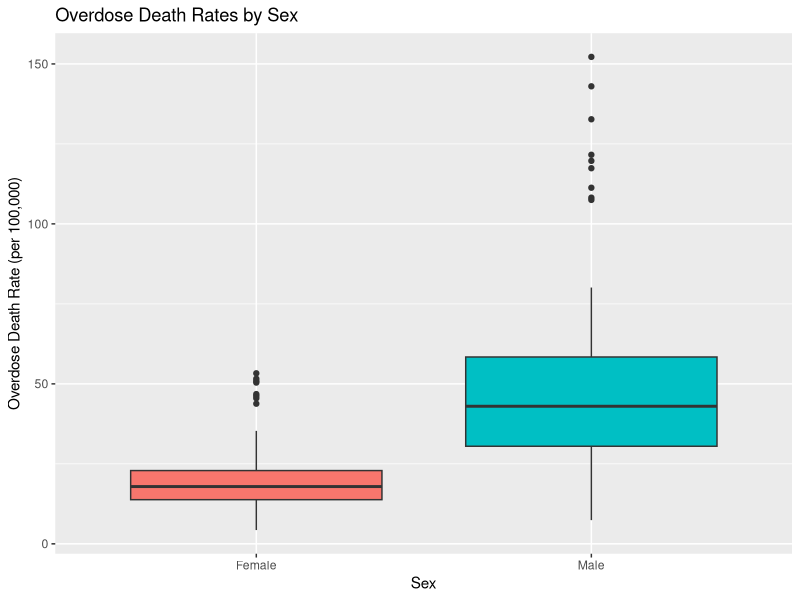

Write the R code that produced this figure.
## ---- chunk 1

# load packages used

library(readxl)
library(tidyverse)
library(glmnet)
library(randomForest)
library(caret)
library(car)
library(knitr)
library(patchwork)
library(leaps)

# load data
od_data = read_excel("overdose_data.xlsx")

# change state and year to factor variables
od_data = od_data %>%
  mutate(
    state = factor(state),
    year = factor(year),
    med_income = med_income/1000
  )

# change all 9999 values to NA
od_data = od_data %>%
  mutate(across(where(is.numeric), ~ na_if(., 9999)))


## ---- chunk 2

# data cleaning
gender_data = od_data %>%
  select(male_rate, female_rate) %>%
  drop_na()


# do males differ from females t-test
t_test_gender = t.test(gender_data$male_rate,
                       gender_data$female_rate,
                       paired = FALSE)

t_test_gender
colMeans(gender_data)

## ---- chunk 3

gender_long = od_data %>%
  select(male_rate, female_rate) %>%
  pivot_longer(cols = everything(),
               names_to = "Sex",
               values_to = "Rate") %>%
  drop_na()

ggplot(gender_long, aes(x = Sex, y = Rate, fill = Sex)) +
  geom_boxplot() +
  scale_x_discrete(labels = c(
    "female_rate" = "Female",
    "male_rate" = "Male"
  )) +
  labs(
    title = "Overdose Death Rates by Sex",
    x = "Sex",
    y = "Overdose Death Rate (per 100,000)"
  ) +
  theme(legend.position = "none")
